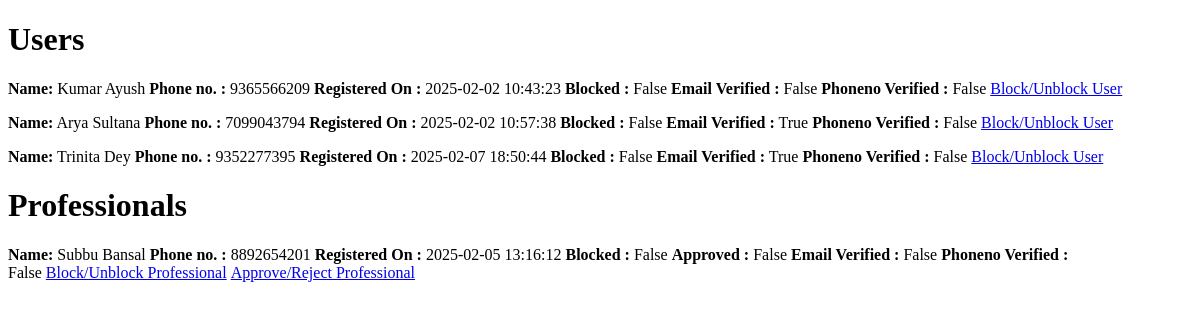
Page /admin (signed in) on the earlier database version.
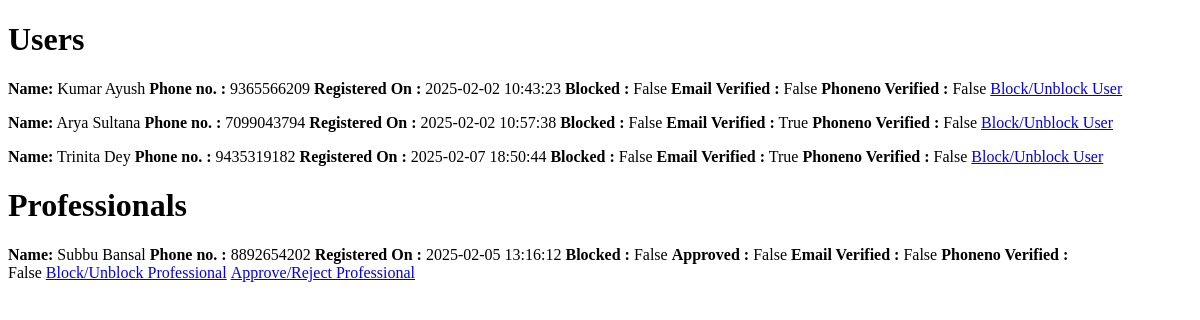
Same page on the later database version.
### models.py (models this page shows, shortened)
class User(UserMixin,db.Model):
    __tablename__="user"
    u_id=db.Column(db.Integer,autoincrement=True,primary_key=True)
    u_f_name=db.Column(db.String,nullable=False,unique=True)
    u_l_name = db.Column(db.String, nullable=False, unique=True)
    date_registred=db.Column(db.DateTime,default=db.func.current_timestamp())
    u_city=db.Column(db.String)
    u_address=db.Column(db.String)
    u_phoneno=db.Column(db.Integer,unique=True,nullable=False)
    u_email=db.Column(db.String,unique=True,nullable=False)
    u_pwd=db.Column(db.String,nullable=False)
    u_img_profile=db.Column(db.String)
    isBlock = db.Column(db.Boolean, default=False)
    e_verification = db.Column(db.Boolean, default=False)
    p_verification = db.Column(db.Boolean, default=False)

class Professional(UserMixin,db.Model):
    __tablename__="professional"
    p_id=db.Column(db.Integer,autoincrement=True,primary_key=True)
    p_f_name=db.Column(db.String,nullable=False,unique=True)
    p_l_name = db.Column(db.String, nullable=False, unique=True)
    p_date_registred=db.Column(db.DateTime,default=db.func.current_timestamp())
    p_city=db.Column(db.String)
    p_address=db.Column(db.String)
    p_phoneno=db.Column(db.Integer,unique=True,nullable=False)
    p_email=db.Column(db.String,unique=True,nullable=False)
    p_pwd=db.Column(db.String,nullable=False)
    p_img_profile=db.Column(db.String)
    isBlock = db.Column(db.Boolean, default=False)
    isApproved=db.Column(db.Boolean,default=False)
    e_verification = db.Column(db.Boolean, default=False)
    p_verification = db.Column(db.Boolean, default=False)

### main.py (the view)
@app.route('/admin',methods=["GET","POST"])
@login_required
def admin():
    try:
        users = User.query.all()
        professionals = Professional.query.all()
        return render_template("admin.html", users=users, professionals=professionals)
    except:
        print("admin login exception")
        return redirect(url_for("admin_login"))

### main.py (called while the page is built)
@login_manager.user_loader
def load_user(user_id):
    parts=str(user_id).split("-")
    if len(parts)!=2:
        return None
    user_type,user_id=parts
    if user_type=="user":
        return User.query.get(int(user_id))
    elif user_type=="prof":
        return Professional.query.get(int(user_id))
    elif user_type=="admin":
        return Admin.query.get(int(user_id))
    else:
        return None

### templates/admin.html (shortened to what this page needs)
<!DOCTYPE html>
<html lang="en">
<head>
</head>
<body>
<h1>Users</h1>
{% for i in users %}
<p><b>Name:</b> {{i.u_f_name}} {{i.u_l_name}}&nbsp;<b>Phone no. :</b> {{i.u_phoneno}}&nbsp;<b>Registered On :</b> {{i.date_registred}}&nbsp;<b>Blocked :</b> {{i.isBlock}}&nbsp;<b>Email Verified :</b> {{i.e_verification}}&nbsp;<b>Phoneno Verified :</b> {{i.p_verification}}&nbsp;<a href="admin/block/{{'user'}}/{{i.u_id}}">Block/Unblock User</a></p>
{% endfor %}
<h1>Professionals</h1>
{% for i in professionals %}
<p><b>Name:</b> {{i.p_f_name}} {{i.p_l_name}}&nbsp;<b>Phone no. :</b> {{i.p_phoneno}}&nbsp;<b>Registered On :</b> {{i.p_date_registred}}&nbsp;<b>Blocked :</b> {{i.isBlock}}&nbsp;<b>Approved :</b> {{i.isApproved}}&nbsp;<b>Email Verified :</b> {{i.e_verification}}&nbsp;<b>Phoneno Verified :</b> {{i.p_verification}}&nbsp;<a href="admin/block/{{'professional'}}/{{i.p_id}}">Block/Unblock Professional</a>&nbsp;<a href="admin/approve/{{'professional'}}/{{i.p_id}}">Approve/Reject Professional</a></p>
{% endfor %}
</body>
</html>

Differences in the rows shown:
changed User "Trinita": u_phoneno "9352277395" → "9435319182"
changed Professional "Subbu": p_phoneno "8892654201" → "8892654202"
